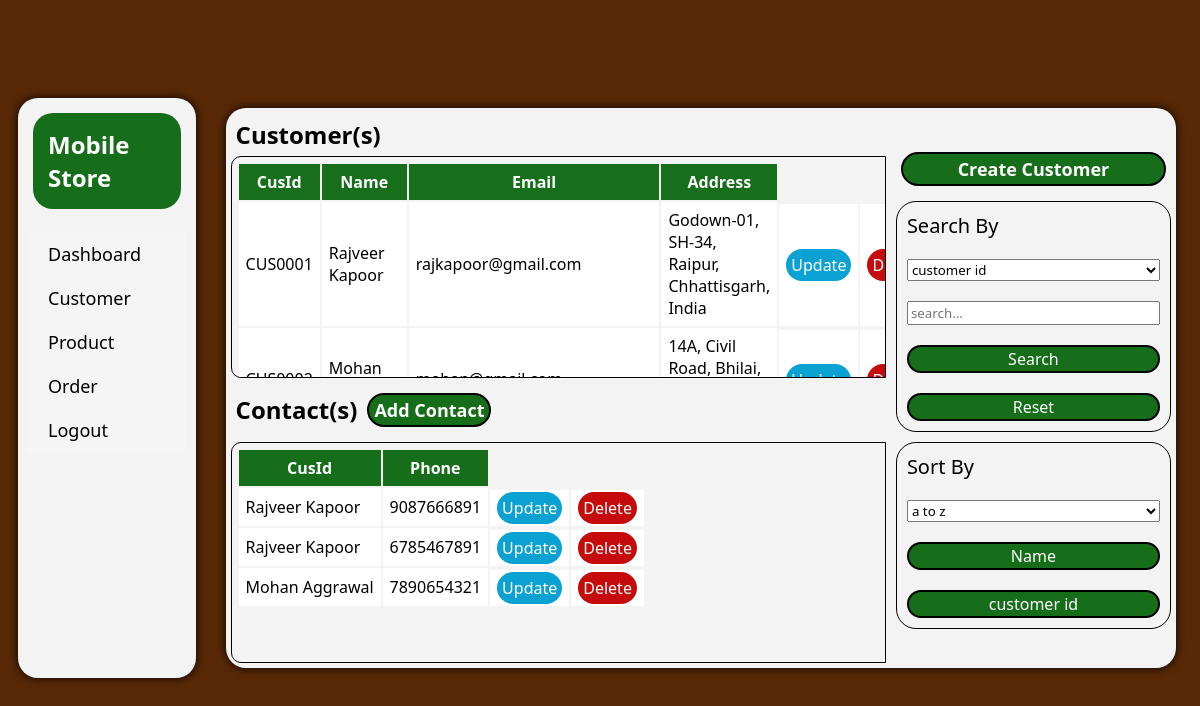
The page /store/customer/ (signed in) on the database as committed earlier.
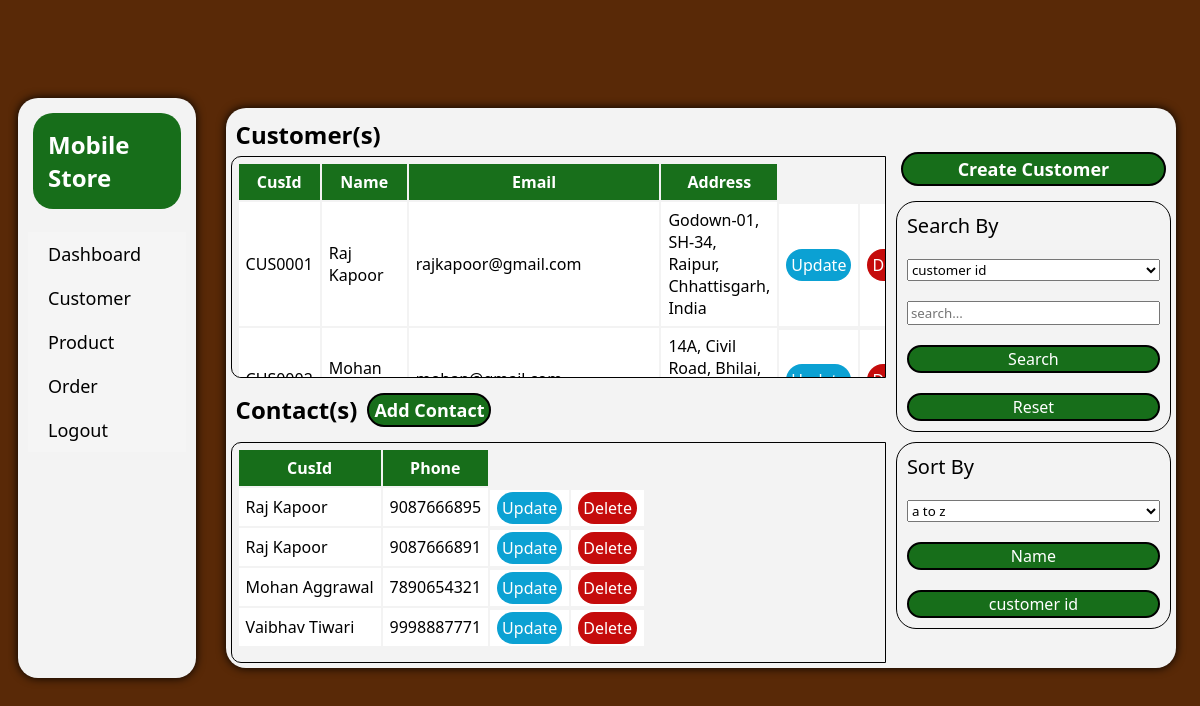
The same page on the database as committed later.
### store/models.py (models this page shows, shortened)
class Customer(models.Model):
    customerId = models.CharField(max_length=10, primary_key=True)
    fname = models.CharField(max_length=100)
    lname = models.CharField(max_length=100)
    email = models.EmailField()
    house = models.CharField(max_length=100)
    street = models.CharField(max_length=100)
    city = models.CharField(max_length=100)
    state = models.CharField(max_length=100)
    country = models.CharField(max_length=100)
    def __str__(self):
        return f"{self.fname} {self.lname}"

class CustomerPhone(models.Model):
    customer = models.ForeignKey(Customer, on_delete=models.CASCADE)
    phone = models.CharField(max_length=15, unique=True)

### store/storeView/views.py (the view, shortened to what this page needs)
# urls.py: path("customer/", views.customer, name="customer"),
@login_required(login_url="/account/logout/")
def customer(request):
    customers = get_customer(all=True,count_all=True)
    customer_phone = CustomerPhone.objects.all().order_by("customer")
    return render(request, "store/customer.html",
                  {"customers":customers[1],
                   "total_customer":customers[0],
                   "customer_phone":customer_phone})

### store/storeView/views.py (called while the page is built)
def get_customer(count_all=True, all=False):
    customer = Customer.objects.all().order_by("customerId")
    if all != True:
        if count_all != True:
            return None
        total_customer = Customer.objects.count()
        return [total_customer,0]
    if count_all == True:
        total_customer = Customer.objects.count()
        return [total_customer,customer]
    return [0,customer]

### store/templates/store/customer.html (shortened to what this page needs)
{% extends "index.html" %}
{% block report_block %}
<div class="displayBox">
    <h3>Customer(s)</h3>
    <div class="tableBox">
        <table>
            <tr>
                <th>CusId</th>
                <th>Name</th>
                <th>Email</th>
                <th>Address</th>
            </tr>
            {% for customer in customers %}
            <tr>
                <td rowspan="2">{{customer.customerId}}</td>
                <td rowspan="2">{{customer.fname}} {{customer.lname}}</td>
                <td rowspan="2">{{customer.email}}</td>
                <td rowspan="2">{{customer.house}}, {{customer.street}},
                    {{customer.city}}, {{customer.state}}, {{customer.country}}</td>
                <tr>
                    <td><a class="updateBtn" href="/store/update_customer/{{customer.customerId}}/">Update</a></td>
                    <td><a class="deleteBtn" href="/store/delete_customer/{{customer.customerId}}/">Delete</a></td>
                </tr>
            </tr>
            {% endfor %}
        </table>
    </div>
    <div style="display:flex; flex-direction:row;">
        <h3>Contact(s)</h3>
        <a class="manageBtn" href="/store/add_contact/">Add Contact</a>
    </div>
    <div class="tableBox">
        <table>
            <tr>
                <th>CusId</th>
                <th>Phone</th>
            </tr>
            {% for cus_phone in customer_phone %}
            <tr>
                <td rowspan="2">{{cus_phone.customer}}</td>
                <td rowspan="2">{{cus_phone.phone}}</td>
            </tr>
            <tr>
                <td><a class="updateBtn" href="/store/update_contact/{{cus_phone.phone}}/">Update</a></td>
                <td><a class="deleteBtn" href="/store/delete_contact/{{cus_phone.phone}}/">Delete</a></td>
            </tr>
            {% endfor %}
        </table>
    </div>
</div>
<div class="curdBox">
    <a class="manageBtn" href="/store/create_customer/">Create Customer</a>
    <div class="searchBox">
        <form class="column_form" method="post" action="/store/customer/">
            <label>Search By</label>
            <select name="search_by" id="query">
                <option value="customer_id">customer id</option>
            </select>
            <input name="search_value" placeholder="search...">
            <button name="search_query">Search</button>
            <button name="reset">Reset</button>
        </form>
    </div>
    <div class="sortBox">
        <form class="column_form" method="post" action="/store/customer/">
            <label>Sort By</label>
            <select name="sort_by" id="query">
                <option value="ascending">a to z</option>
            </select>
            <button name="name_sort">Name</button>
            <button name="id_sort">customer id</button>
        </form>
    </div>
</div>
{% endblock report_block %}

### templates/index.html (shortened to what this page needs)
{% load static %}
<!DOCTYPE html>
<html>
    <head>
        <link rel="stylesheet" href={% static 'index.css' %}>
    </head>
    <body>
        <div class="dashboard">
            <div class="panel">
                <div class="titleBox">
                    <h3 id="panelTitle">Mobile Store</h3>
                </div>
                <ul>
                    <li id="option"><a href="/store/dashboard/">Dashboard</a></li>
                    <li id="option"><a href="/store/customer/">Customer</a></li>
                    <li id="option"><a href="/store/product/">Product</a></li>
                    <li id="option"><a href="/store/order/">Order</a></li>
                    <li id="option"><a href="/account/logout/">Logout</a></li>
                </ul>
            </div>
            <div class="report">
                {% block  report_block%}{% endblock  %}
            </div>
        </div>
    </body>
</html>

### static/index.css (style rules this page uses)
body { background-color: rgb(89, 41, 7); }
.dashboard { width: 99vw; height: 95vh; background-color: transparent; display: flex; flex-direction: row; overflow: hidden; }
.panel { display: flex; align-self: center; flex-direction: column; height: 35rem; width: 20%; background-color: rgb(243, 243, 243); box-shadow: 0px 0px 10px 0px black; margin: 10px; border-radius: 20px; padding: 10px; }
#panelTitle { margin: 5px; padding: 10px; color: white; }
.report { background-color: rgb(243, 243, 243); box-shadow: 0px 0px 10px 0px black; align-self: center; margin: 20px; width: 80%; height: 35rem; border-radius: 20px; display: flex; flex-direction: row; }
.titleBox { background-color: rgba(10, 103, 13, 0.943); border-radius: 20px; margin: 5px; color: white; }
h3 { font-size: 24px; font-family: 'Segoe UI', Tahoma, Geneva, Verdana, sans-serif; font-weight: 700; color: black; padding-inline-start: 10px; padding-top: 10px; margin: 0px; }
ul { display: flex; flex-direction: column; list-style: none; font-size: 18px; font-family: system-ui, -apple-system, BlinkMacSystemFont, 'Segoe UI', Roboto, Oxygen, Ubuntu, Cantarell, 'Open Sans', 'Helvetica Neue', sans-serif; color: black; padding-inline-start: 0px; }
a { padding: 10px; text-decoration: none; color: black; }
li { padding: 10px; background-color: whitesmoke; color: black; }
button { font-size: 16px; color: white; background-color: rgba(10, 103, 13, 0.943); border-radius: 20px; border-style: solid; margin-left: 10px; transition: all 0.5s ease-in-out; }
.displayBox { display: flex; flex-direction: column; width: 70%; }
.tableBox { display: flex; flex-direction: column; height:50%; overflow-y: scroll; border: 1px solid black; border-radius: 10px 0px 0px 10px; margin: 5px; }
table { width: fit-content; border-radius: 20px; padding: 5px; }
th,td { padding: 7px; }
th { background-color: rgba(10, 103, 13, 0.943); color: white; font-family: 'Segoe UI', Tahoma, Geneva, Verdana, sans-serif; font-weight: 600; }
td { background-color: white; color: black; font-family:system-ui, -apple-system, BlinkMacSystemFont, 'Segoe UI', Roboto, Oxygen, Ubuntu, Cantarell, 'Open Sans', 'Helvetica Neue', sans-serif; font-weight: 400; margin: 0px; }
.curdBox { display: flex; flex-direction: column; width: 30%; justify-content: center; }
.column_form { display: flex; flex-direction: column; margin: 5px; border: 1px solid black; border-radius: 20px; }
.manageBtn { font-size: 18px; background-color: rgba(10, 103, 13, 0.943); color: white; font-family: 'Segoe UI', Tahoma, Geneva, Verdana, sans-serif; font-weight: 600; border: 2px solid black; border-radius: 20px; padding: 3px 5px 3px 5px; text-align: center; margin: 10px; cursor: pointer; transition: all 0.5s ease-in-out; }
label { font-size: 20px; font-family: 'Segoe UI', Tahoma, Geneva, Verdana, sans-serif; font-weight: 500; }
input,label,button,select { font-family: 'Segoe UI', Tahoma, Geneva, Verdana, sans-serif; margin: 10px; }
.updateBtn { background-color: rgb(11, 161, 211); color: white; border-radius: 20px; font-weight: 500; font-family: 'Segoe UI', Tahoma, Geneva, Verdana, sans-serif; transition:all 0.5s ease-in-out; padding: 5px; }
.deleteBtn { background-color: rgb(197, 11, 11); color: white; border-radius: 20px; font-weight: 500; font-family: 'Segoe UI', Tahoma, Geneva, Verdana, sans-serif; transition:all 0.5s ease-in-out; padding: 5px; }

Rows that differ between the two databases and show on the page:
removed CustomerPhone: customer "Rajveer Kapoor", phone "6785467891"
changed Customer "CUS0001": fname "Rajveer" → "Raj"
changed CustomerPhone (number 1 of 4 on the later page): customer "Rajveer Kapoor" → "Raj Kapoor"; phone "9087666891" → "9087666895"
added CustomerPhone: customer "Raj Kapoor", phone "9087666891"
added CustomerPhone: customer "Vaibhav Tiwari", phone "9998887771"
